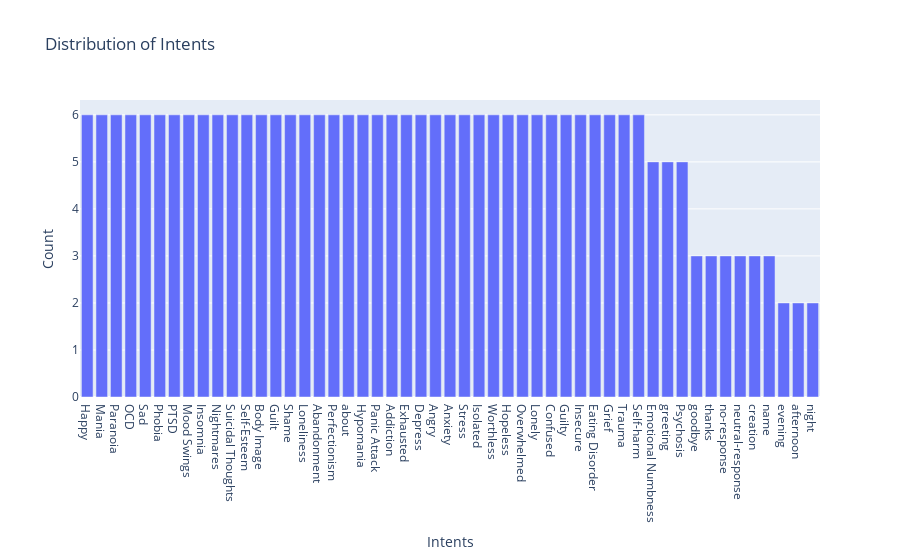

Write notebook code for a chart like this one.
### Code cell
import plotly.graph_objects as go

intent_counts = df['tag'].value_counts()
fig = go.Figure(data=[go.Bar(x=intent_counts.index, y=intent_counts.values)])
fig.update_layout(title='Distribution of Intents', xaxis_title='Intents', yaxis_title='Count')
fig.show()

### Figure 1 — Plotly figure (JSON) as saved in the notebook; plotly's stock layout.template omitted (floating-point values rounded to 4 significant figures)
{"data": [{"type": "bar", "x": ["Happy", "Mania", "Paranoia", "OCD", "Sad", "Phobia", "PTSD ", "Mood Swings", "Insomnia", "Nightmares", "Suicidal Thoughts", "Self-Esteem", "Body Image", "Guilt", "Shame", "Loneliness", "Abandonment", "Perfectionism", "about", "Hypomania", "Panic Attack", "Addiction", "Exhausted", "Depress", "Angry", "Anxiety", "Stress", "Isolated", "Worthless", "Hopeless", "Overwhelmed", "Lonely", "Confused", "Guilty", "Insecure", "Eating Disorder", "Grief", "Trauma", "Self-harm", "Emotional Numbness", "greeting", "Psychosis", "goodbye", "thanks", "no-response", "neutral-response", "creation", "name", "evening", "afternoon", "night"], "y": [6, 6, 6, 6, 6, 6, 6, 6, 6, 6, 6, 6, 6, 6, 6, 6, 6, 6, 6, 6, 6, 6, 6, 6, 6, 6, 6, 6, 6, 6, 6, 6, 6, 6, 6, 6, 6, 6, 6, 5, 5, 5, 3, 3, 3, 3, 3, 3, 2, 2, 2]}], "layout": {"autosize": true, "title": {"text": "Distribution of Intents"}, "xaxis": {"autorange": true, "range": [-0.5, 50.5], "title": {"text": "Intents"}, "type": "category"}, "yaxis": {"autorange": true, "range": [0, 6.316], "title": {"text": "Count"}, "type": "linear"}}}
